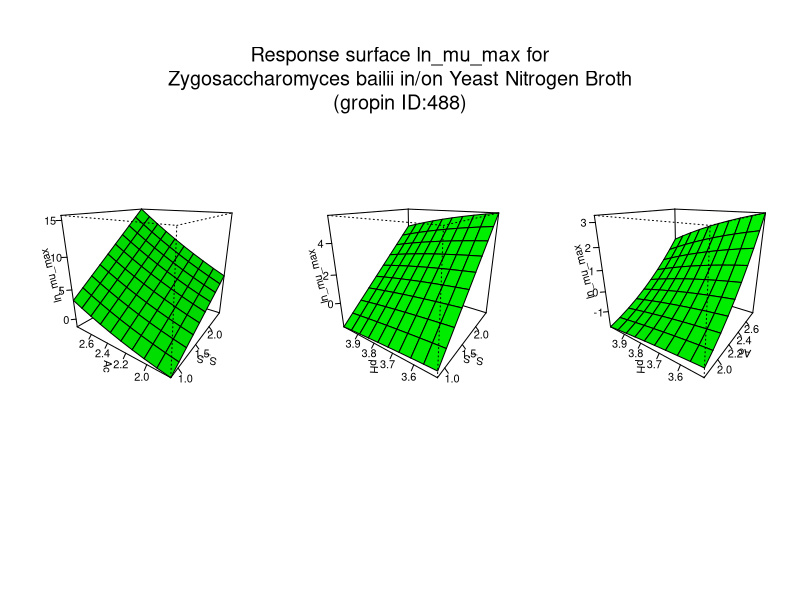

The R script that drew this image:
#############################
# start of Parameter script
#############################
S_S <- seq(0.83083,2.4975024975025,length.out=10)
Ac <- seq(1.8018,2.7972027972028,length.out=10)
pH <- seq(3.5035,3.996003996004,length.out=10)
#############################
# end of Parameter script
#############################
############################# 
# start of Model script Gropin ID 488 
#############################
 
# constant coefficients for this model
 
variables <- data.frame(S_S,Ac,pH)
argumentsPar <- unique.data.frame(expand.grid(variables))
 
# heart of the model
response_surface <- function(S_S,Ac,pH) {
   mumax <-(4.53+3.29*((S_S-1.66)/0.6)+2.94*((Ac*((10^-pH)/((10^-pH)+(10^-4.75)))-2.08)/0.4)+0.36*(((Ac*((10^-pH)/((10^-pH)+(10^-4.75)))-2.08)/0.4)^2)+0.82*((S_S-1.66)/0.6)*((Ac*((10^-pH)/((10^-pH)+(10^-4.75)))-2.08)/0.4))

	return(mumax=mumax)
} 

# output parameters
responseSurface <- cbind(argumentsPar,response_surface(argumentsPar['S_S'],argumentsPar['Ac'],argumentsPar['pH']))
colnames(responseSurface) <- c(colnames(argumentsPar),'lnmumax')
#############################
# End of Model script
#############################
############################# 
# start of Visualisation script Gropin ID 488 
#############################
titleText <-'Response surface ln_mu_max for
Zygosaccharomyces bailii in/on Yeast Nitrogen Broth
(gropin ID:488)'
argPar1 <- unique.data.frame(expand.grid(S_S,Ac))
argPar2 <- unique.data.frame(expand.grid(S_S,pH))
argPar3 <- unique.data.frame(expand.grid(Ac,pH))
z1 <- matrix(unlist(response_surface(S_S = argPar1[1],Ac = argPar1[2],pH = pH[1])),nrow=10)
z2 <- matrix(unlist(response_surface(S_S = argPar2[1],pH = argPar2[2],Ac = Ac[1])),nrow=10)
z3 <- matrix(unlist(response_surface(Ac = argPar3[1],pH = argPar3[2],S_S = S_S[1])),nrow=10)
# adding precaution if response surface is zero
myZLim1 <- range(z1)
if(myZLim1[1] == myZLim1[2]) myZLim1[2] <- myZLim1[2]+1
myZLim2 <- range(z2)
if(myZLim2[1] == myZLim2[2]) myZLim2[2] <- myZLim2[2]+1
myZLim3 <- range(z3)
if(myZLim3[1] == myZLim3[2]) myZLim3[2] <- myZLim3[2]+1
if(length(S_S)>1 & length(Ac)>1 & length(pH)>1) {
	par(mfrow = c(1,3))
	persp(S_S,Ac,z1,col = 'green',xlab='S_S',ylab='Ac',zlab='ln_mu_max',zlim=myZLim1,theta=305,phi=20,shade=0.25,ticktype = 'detailed')
	persp(S_S,pH,z2,col = 'green',xlab='S_S',ylab='pH',zlab='ln_mu_max',zlim=myZLim2,theta=305,phi=20,shade=0.25,ticktype = 'detailed')
	persp(Ac,pH,z3,col = 'green',xlab='Ac',ylab='pH',zlab='ln_mu_max',zlim=myZLim3,theta=305,phi=20,shade=0.25,ticktype = 'detailed')
	mtext(titleText,outer=T,  cex=1.2, line=-8.5, side=3)
} else {
		myPars <- unique.data.frame(expand.grid(S_S,Ac,pH))
		myZ <-matrix(unlist(response_surface(myPars[,1],myPars[,2],myPars[,3])),nrow=10)
		myZLim <- range(myZ)
if(myZLim[1] == myZLim[2]) myZLim[2] <- myZLim[2]+1
	if(length(pH)==1) {
		persp(S_S,Ac,myZ,col = 'green',xlab='S_S',ylab='Ac',zlab='ln_mu_max',main=titleText,sub=paste('other variable: pH =',round(pH,digits = 2)),zlim=myZLim,theta=305,phi=20,shade=0.25,ticktype = 'detailed')
	}
	if(length(Ac)==1) {
		persp(S_S,pH,myZ,col = 'green',xlab='S_S',ylab='pH',zlab='ln_mu_max',main=titleText,sub=paste('other variable: Ac =',round(Ac,digits = 2)),zlim=myZLim,theta=305,phi=20,shade=0.25,ticktype = 'detailed')
	}
	if(length(S_S)==1) {
		persp(Ac,pH,myZ,col = 'green',xlab='Ac',ylab='pH',zlab='ln_mu_max',main=titleText,sub=paste('other variable: S_S =',round(S_S,digits = 2)),zlim=myZLim,theta=305,phi=20,shade=0.25,ticktype = 'detailed')
	}
}
#############################
# End of Visualisation script
#############################
